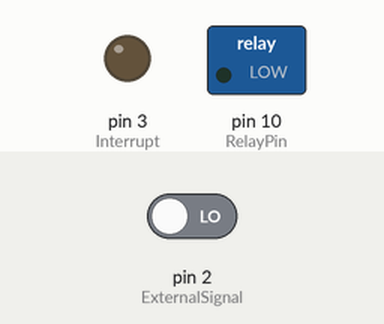
Recording of a sketch running on a simulated Arduino Uno, built with avr-gcc and run on an emulated ATmega328P. Shown: switched loads named in the sketch (green lamp = pin HIGH), output pins drawn as LEDs (lit = HIGH). Inputs (shaded band) come from the test bench; at power-on: pin 2 (ExternalSignal) LOW.

Above: at 1.2 s.
1.3 s: pin 2 (ExternalSignal) driven HIGH
At 2.1 s:
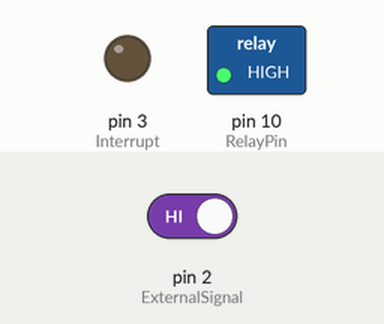
Timing chart, 0 to 4.3 s (numbered marks = the images above; inputs shaded):
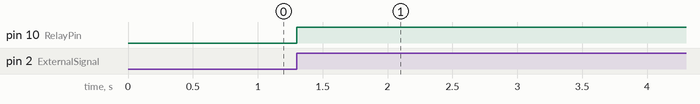

Measured:
- after the input at 1.3 s, pin 10 (RelayPin): LOW → HIGH at once

The sketch:

_12VbaseController.ino.ino
```cpp
const int ExternalSignal = 2;     // the number of the external signal
const int RelayPin =  10;      // the number of the relay pin
const int Interrupt = 3;

// variables will change:
int ExternalState = 0;         // variable for reading the external status

void setup() {
  // initialize the realy pin as an output:
  pinMode(RelayPin, OUTPUT);
  // initialize the external signal pin as an input:
  pinMode(ExternalSignal, INPUT);
  pinMode(Interrupt,OUTPUT);
}

void loop() {
  // read the state of the external value
  ExternalState = digitalRead(ExternalSignal);

  // check if the external signal. If it is, the externalStatef is HIGH:
  if (ExternalState == HIGH) {
    digitalWrite(RelayPin, HIGH);
    delay(10000);
    digitalWrite(RelayPin, LOW);
  }
  else if (digitalRead(Interrupt) == HIGH){
    digitalWrite(RelayPin, HIGH);
    delay(10000);
    digitalWrite(RelayPin, LOW);
  }
  else {
    digitalWrite(RelayPin, LOW);
  }

  //Used for interrupt.

}
```
